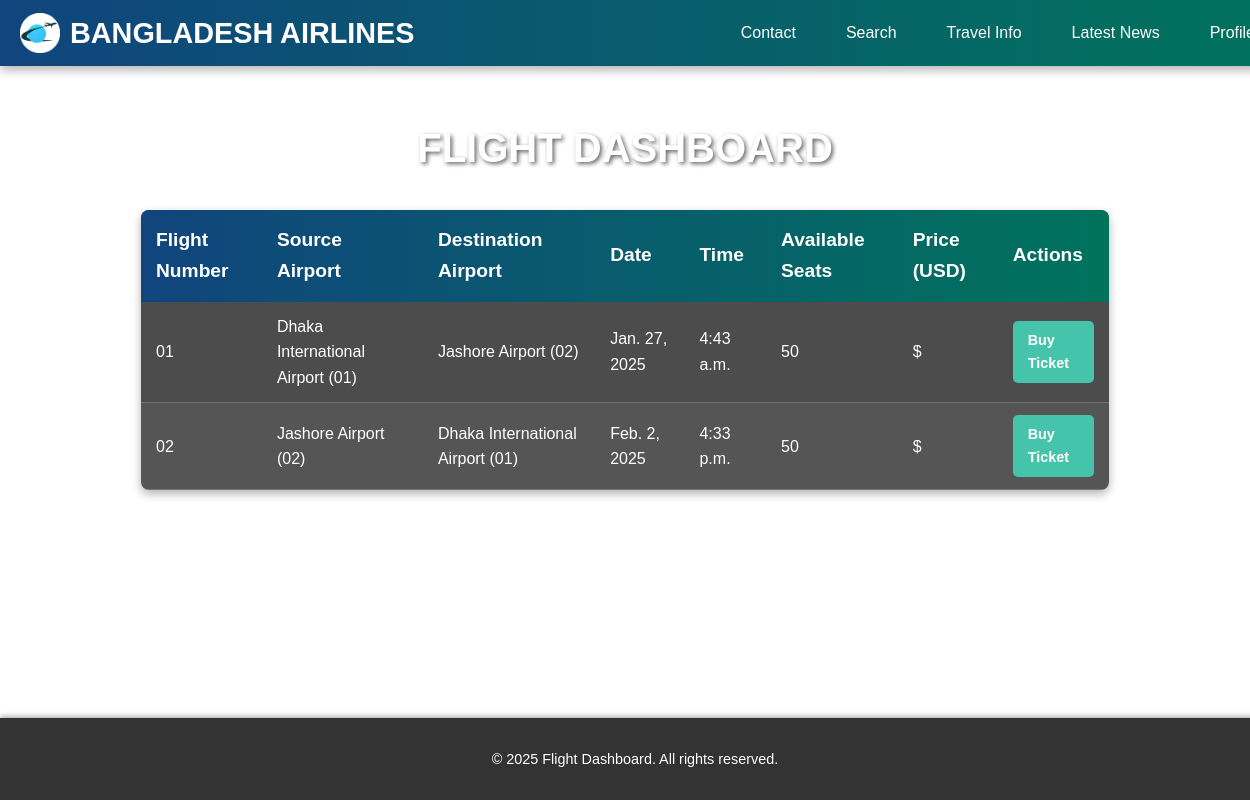
Page /dashboard/ on the earlier database version.
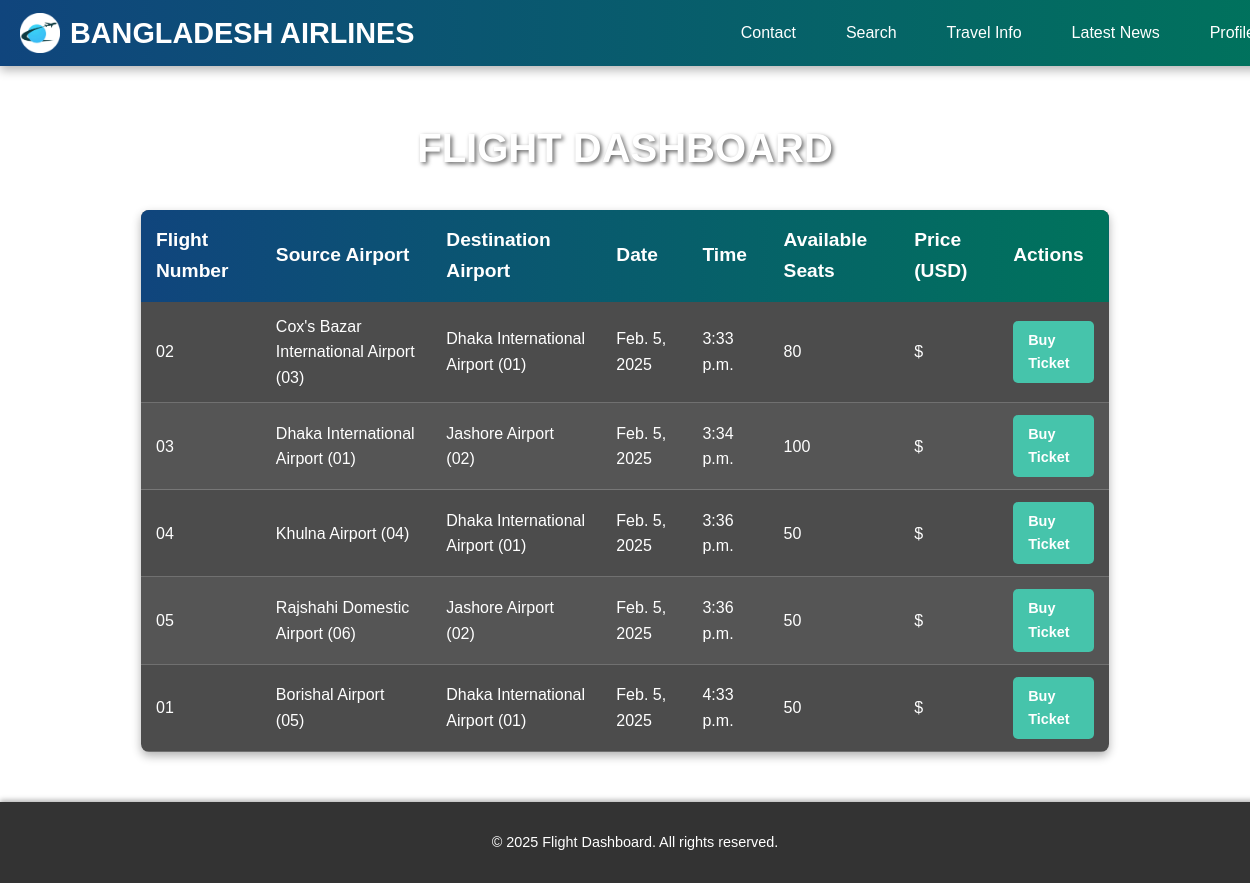
Same page on the later database version.
### AirLine/models.py (models this page shows, shortened)
class Flight(models.Model):
    flight_number = models.CharField(max_length=20, unique=True, verbose_name="Flight Number")
    source_airport = models.ForeignKey(Airport, related_name="departing_flights", on_delete=models.CASCADE, verbose_name="Source Airport")
    destination_airport = models.ForeignKey(Airport, related_name="arriving_flights", on_delete=models.CASCADE, verbose_name="Destination Airport")
    date = models.DateField(verbose_name="Flight Date")
    time = models.TimeField(verbose_name="Flight Time")
    available_seats = models.PositiveIntegerField(default=50, verbose_name="Available Seats")
    economy_price = models.DecimalField(max_digits=10, decimal_places=2, verbose_name="Economy Class Price")
    business_price = models.DecimalField(max_digits=10, decimal_places=2, verbose_name="Business Class Price")
    first_class_price = models.DecimalField(max_digits=10, decimal_places=2, verbose_name="First Class Price")
    created_at = models.DateTimeField(auto_now_add=True, verbose_name="Created At")
    updated_at = models.DateTimeField(auto_now=True, verbose_name="Last Updated")
    def __str__(self):
        return f"{self.flight_number} ({self.source_airport.code} → {self.destination_airport.code})"
    class Meta:
        verbose_name = "Flight"
        verbose_name_plural = "Flights"
        ordering = ['date', 'time']

class Airport(models.Model):
    name = models.CharField(max_length=100, verbose_name="Airport Name")
    city = models.CharField(max_length=100, verbose_name="City")
    country = models.CharField(max_length=100, verbose_name="Country")
    code = models.CharField(max_length=10, unique=True, verbose_name="Airport Code (IATA/ICAO)")
    class Meta:
        verbose_name = "Airport"
        verbose_name_plural = "Airports"
        ordering = ['city', 'name']

### AirLine/views.py (the view)
# urls.py: path('dashboard/', views.dashboard, name='dashboard'),
def dashboard(request):
    flights = Flight.objects.all()
    print(flights)  # Print the queryset in the console
    return render(request, 'dashboard.html', {'flights': flights})

### templates/dashboard.html (shortened to what this page needs)
<!DOCTYPE html>
<html lang="en">
<head>
    <link rel="stylesheet" href="/static/css/dashboard.css">
</head>
<body>
    {% include 'header.html' %}
    <div class="container">
        <h1>Flight Dashboard</h1>
        <table>
            <thead>
                <tr>
                    <th>Flight Number</th>
                    <th>Source Airport</th>
                    <th>Destination Airport</th>
                    <th>Date</th>
                    <th>Time</th>
                    <th>Available Seats</th>
                    <th>Price (USD)</th>
                    <th>Actions</th>
                </tr>
            </thead>
            <tbody>
                {% for flight in flights %}
                    <tr>
                        <td>{{ flight.flight_number }}</td>
                        <td>{{ flight.source_airport.name }} ({{ flight.source_airport.code }})</td>
                        <td>{{ flight.destination_airport.name }} ({{ flight.destination_airport.code }})</td>
                        <td>{{ flight.date }}</td>
                        <td>{{ flight.time }}</td>
                        <td>{{ flight.available_seats }}</td>
                        <td>${{ flight.price }}</td>
                        <td>
                            <a href="{% url 'buy_ticket' %}" class="buy-button">Buy Ticket</a>
                        </td>
                    </tr>
                {% empty %}
                    <tr>
                        <td colspan="8">No flights available.</td>
                    </tr>
                {% endfor %}
            </tbody>
        </table>
    </div>
    <footer>
        <p>&copy; 2025 Flight Dashboard. All rights reserved.</p>
    </footer>
</body>
</html>

### templates/header.html (shortened to what this page needs)
{% load static %}
<header class="navbar">
    <link rel="stylesheet" href="{% static 'css/header.css' %}">
    <div class="logo-section">
        <img src="{% static 'picture/Plane_logo-modified.png' %}" alt="Bangladesh Airlines Logo" class="logo">
        <span class="company-name">Bangladesh Airlines</span>
    </div>
    <nav class="nav-links">
        <a href="{% url 'contact' %}" class="nav-link">Contact</a>
        <a href="{% url 'search-flights' %}" class="nav-link">Search</a>
        <a href="#TravelInfo" class="nav-link">Travel Info</a>
        <a href="#LatestNews" class="nav-link">Latest News</a>
        <a href="{% url 'profile' %}" class="nav-link">Profile</a>
    </nav>
</header>

### static/css/dashboard.css (style rules this page uses)
body { font-family: Arial, sans-serif; background-image: url('/static/picture/Bg%20photo.jpg'); background-size: cover; background-position: center; margin: 0; padding: 0; color: #ffffff; line-height: 1.6; display: flex; flex-direction: column; min-height: 100vh; }
h1 { text-align: center; font-size: 2.5rem; margin-top: 30px; color: #ffffff; text-transform: uppercase; text-shadow: 2px 2px 4px rgba(0, 0, 0, 0.6); }
.container { flex: 1; padding: 20px; }
table { width: 80%; margin: 30px auto; border-collapse: collapse; box-shadow: 0 4px 10px rgba(0, 0, 0, 0.3); background: rgba(0, 0, 0, 0.7); border-radius: 8px; overflow: hidden; }
thead { background: linear-gradient(90deg, #10457d, #00735c); color: #ffffff; }
thead th { padding: 15px; font-size: 1.2rem; text-align: left; }
tbody tr { border-bottom: 1px solid rgba(255, 255, 255, 0.2); }
tbody tr:nth-child(even) { background: rgba(255, 255, 255, 0.05); }
tbody td { padding: 12px 15px; font-size: 1rem; color: #ffffff; text-align: left; }
.buy-button { display: inline-block; padding: 8px 15px; background-color: #46c4ab; color: #ffffff; text-decoration: none; border-radius: 5px; font-size: 0.9rem; font-weight: bold; transition: background-color 0.3s ease, transform 0.3s ease; }
footer { background: rgba(0, 0, 0, 0.8); color: #ffffff; text-align: center; padding: 15px 10px; font-size: 0.9rem; box-shadow: 0 -2px 5px rgba(0, 0, 0, 0.3); position: relative; bottom: 0; width: 100%; }

### static/css/header.css (style rules this page uses)
body { margin: 0; padding: 0; font-family: Arial, sans-serif; }
.navbar { width: 100%; background: linear-gradient(90deg, #10457d, #00735c); color: #ffffff; padding: 10px 20px; display: flex; justify-content: space-between; align-items: center; position: sticky; top: 0; z-index: 1000; box-shadow: 0 4px 10px rgba(0, 0, 0, 0.3); }
.logo-section { display: flex; align-items: center; }
.logo { height: 40px; width: 40px; margin-right: 10px; }
.company-name { font-size: 1.8rem; font-weight: bold; text-transform: uppercase; color: #ffffff; }
.nav-links { display: flex; gap: 20px; }
.nav-link { font-size: 1rem; color: #ffffff; text-decoration: none; padding: 8px 15px; border-radius: 5px; transition: background-color 0.3s ease, color 0.3s ease; }

Differences in the rows shown:
removed Flight: flight_number "01", source_airport.name "Dhaka International Airport", source_airport.code "01", destination_airport.name "Jashore Airport", destination_airport.code "02", date "Jan. 27, 2025", time "4:43 a.m.", available_seats "50"
removed Flight: flight_number "02", source_airport.name "Jashore Airport", source_airport.code "02", destination_airport.name "Dhaka International Airport", destination_airport.code "01", date "Feb. 2, 2025", time "4:33 p.m.", available_seats "50"
added Flight: flight_number "02", source_airport.name "Cox's Bazar International Airport", source_airport.code "03", destination_airport.name "Dhaka International Airport", destination_airport.code "01", date "Feb. 5, 2025", time "3:33 p.m.", available_seats "80"
added Flight: flight_number "03", source_airport.name "Dhaka International Airport", source_airport.code "01", destination_airport.name "Jashore Airport", destination_airport.code "02", date "Feb. 5, 2025", time "3:34 p.m.", available_seats "100"
added Flight: flight_number "04", source_airport.name "Khulna Airport", source_airport.code "04", destination_airport.name "Dhaka International Airport", destination_airport.code "01", date "Feb. 5, 2025", time "3:36 p.m.", available_seats "50"
added Flight: flight_number "05", source_airport.name "Rajshahi Domestic Airport", source_airport.code "06", destination_airport.name "Jashore Airport", destination_airport.code "02", date "Feb. 5, 2025", time "3:36 p.m.", available_seats "50"
added Flight: flight_number "01", source_airport.name "Borishal Airport", source_airport.code "05", destination_airport.name "Dhaka International Airport", destination_airport.code "01", date "Feb. 5, 2025", time "4:33 p.m.", available_seats "50"
